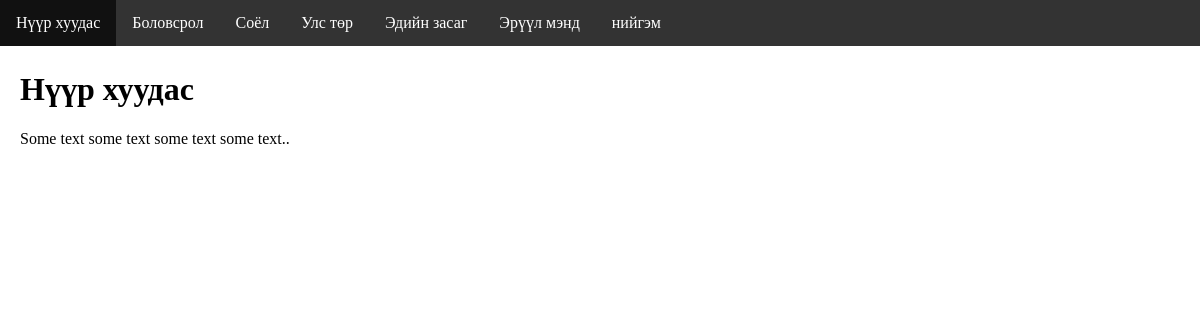
The page / on the database its author committed.
### blog/models.py (models this page shows, shortened)
class Category(models.Model):
    name = models.CharField(max_length=50)
    path = models.CharField(max_length=50)
    created = models.DateTimeField(auto_now_add=True)

### blog/views.py (the view)
# urls.py: path('', views.index, name='index'),
def index(request):
    category_list = Category.objects.all().order_by('name')
    context = {
        'categories': category_list
    }
    return render(request, 'index.html',context)

### templates/index.html (shortened to what this page needs)
<!DOCTYPE html>
<html>
<head>
</head>
<body>
<ul>
  <li><a href="http://127.0.0.1:8000/">Нүүр хуудас</a></li>
  {% for i in categories %}
  <li><a href="{% url 'posts' %}">{{i.name}}</a>
  {% endfor %}
</ul>
<div style="padding:20px;margin-top:30px;">
  <h1>Нүүр хуудас</h1>
  <p>Some text some text some text some text..</p>
</div>
</body>
</html>

### templates/index.html (style rules this page uses)
body { margin:0; }
ul { list-style-type: none; margin: 0; padding: 0; overflow: hidden; background-color: #333; position: fixed; top: 0; width: 100%; }
li { float: left; }
li a { display: block; color: white; text-align: center; padding: 14px 16px; text-decoration: none; }

### rows shown on the page
Category: name "Боловсрол"
Category: name "Соёл"
Category: name "Улс төр"
Category: name "Эдийн засаг"
Category: name "Эрүүл мэнд"
Category: name "нийгэм"
